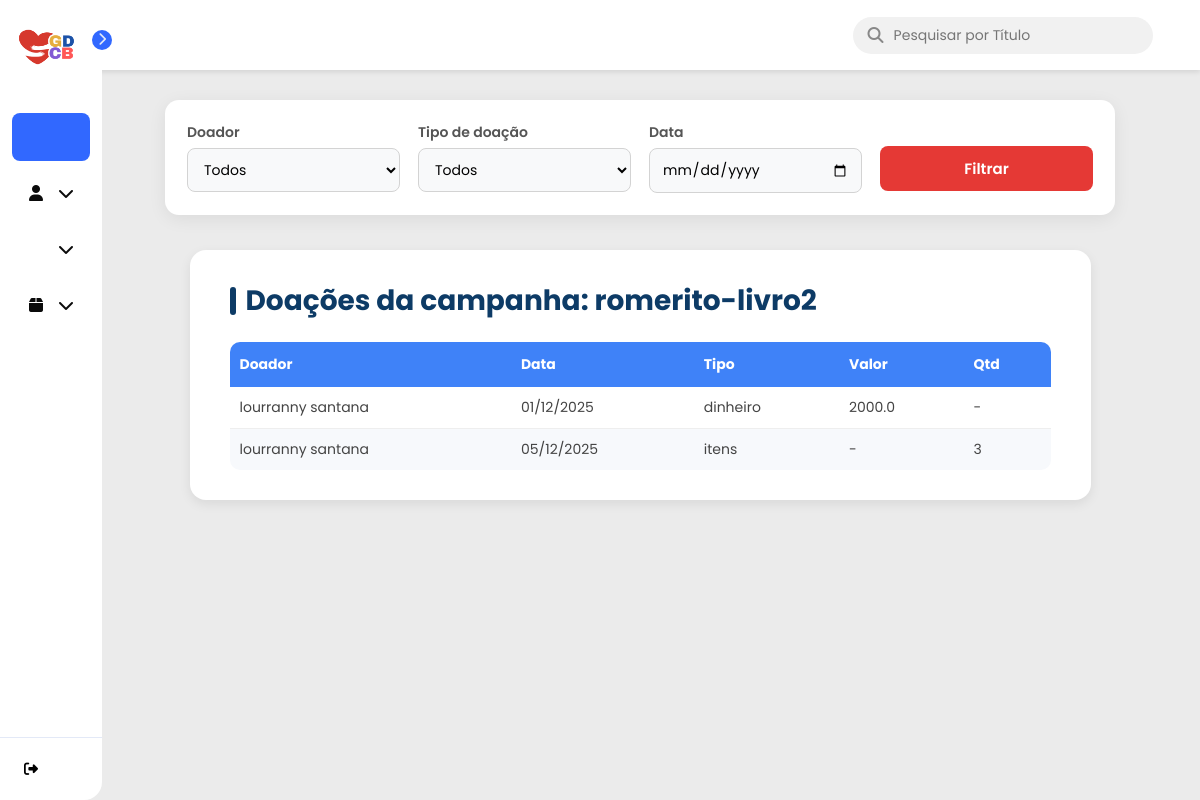
/campanhas/11/doacoes (signed in), run on the app's committed database.
### models.py (models this page shows)
class Campanha(SQLModel, table=True):
    __tablename__ = "campanhas"
    id: Optional[int] = Field(default=None, primary_key=True)
    titulo: str
    descricao: str
    meta_financeira: float | None = None
    meta_itens: int | None = None
    data_inicio: Optional[date]
    data_fim: Optional[date]
    status: str
    data_criacao: date = Field(default_factory=date.today)
    categoria_id: Optional[int] = Field(default=None, foreign_key="categorias.id")
    admin_id: int = Field(foreign_key="admin.id")
    admin: Optional["Admin"] = Relationship(back_populates="campanhas")
    doacoes: List["Doacao"] = Relationship(back_populates="campanha")
    relatorios: List["Relatorio"] = Relationship(back_populates="campanha")

class Doacao(SQLModel, table=True):
    __tablename__ = "doacoes"
    id: Optional[int] = Field(default=None, primary_key=True)
    id_doador: int = Field(foreign_key="doadores.id")
    id_campanha: int = Field(foreign_key="campanhas.id")
    tipo_doacao: str
    tipo_item: Optional[str]
    quantidade: Optional[int]
    valor: Optional[float]
    data_doacao: date
    status: str = "confirmada"
    doador: Optional[Doador] = Relationship(back_populates="doacoes")
    campanha: Optional[Campanha] = Relationship(back_populates="doacoes")

class Doador(SQLModel, table=True):
    __tablename__ = 'doadores'
    id: Optional[int] = Field(default=None, primary_key=True)
    nome: str
    email: str = Field(unique=True)
    telefone: str
    data_criacao: date = Field(default_factory=date.today)
    doacoes: List["Doacao"] = Relationship(back_populates="doador")

### controllers/campanhas.py (the view)
@router.get("/{campanha_id}/doacoes", response_class=HTMLResponse)
def visualizar_doacoes_campanha(
    campanha_id: int,
    request: Request,
    doador_id: str | None = None,     # <--- agora é string
    tipo: str | None = None,
    data: str | None = None,
    session: Session = Depends(get_session),
    user: dict = Depends(get_current_user)
):
    campanha = session.get(Campanha, campanha_id)
    if not campanha or campanha.admin_id != user["id"]:
        raise HTTPException(status_code=404, detail="Campanha não encontrada")
    query = (
        select(Doacao, Doador)
        .join(Doador, Doacao.id_doador == Doador.id)
        .where(Doacao.id_campanha == campanha_id)
    )
    if doador_id:
        try:
            doador_id_int = int(doador_id)
            query = query.where(Doacao.id_doador == doador_id_int)
        except ValueError:
            pass
    if tipo:
        query = query.where(Doacao.tipo_doacao == tipo)
    if data:
        try:
            dt = datetime.strptime(data, "%Y-%m-%d").date()
            query = query.where(Doacao.data_doacao == dt)
        except ValueError:
            pass
    rows = session.exec(query).all()
    doacoes = []
    for doacao, doador in rows:
        doacao.doador = doador
        doacoes.append(doacao)
    doadores = session.exec(select(Doador)).all()
    return templates.TemplateResponse(
        "doacoes_campanha.html",
        {
            "request": request,
            "campanha": campanha,
            "doacoes": doacoes,
            "doadores": doadores
        }
    )

### templates/doacoes_campanha.html (shortened to what this page needs)
{% extends "base.html" %}
{% block head %}
<link rel="stylesheet" href="{{ url_for('static', path='doacao_campanha.css') }}">
{% endblock %}
{% block content %}
<div class="page-wrapper">
    <form method="get" class="filtros-card">
        <div class="filtros-grid">
            <div class="filtro-item">
                <label>Doador</label>
                <select name="doador_id">
                    <option value="">Todos</option>
                </select>
            </div>
            <div class="filtro-item">
                <label>Tipo de doação</label>
                <select name="tipo">
                    <option value="">Todos</option>
                </select>
            </div>
            <div class="filtro-item">
                <label>Data</label>
                <input type="date" name="data" value="{{ request.query_params.get('data', '') }}">
            </div>
            <div class="filtro-btn-wrapper">
                <button type="submit" class="btn-filtrar">Filtrar</button>
            </div>
        </div>
    </form>
    <div class="table-wrapper">
        <h2 class="table-title">
            Doações da campanha: {{ campanha.titulo }}
        </h2>
        <table class="table-custom">
            <thead>
                <tr>
                    <th>Doador</th>
                    <th>Data</th>
                    <th>Tipo</th>
                    <th>Valor</th>
                    <th>Qtd</th>
                </tr>
            </thead>
            <tbody>
            {% if doacoes %}
                {% for d in doacoes %}
                    <tr>
                        <td>{{ d.doador.nome }}</td>
                        <td>{{ d.data_doacao.strftime('%d/%m/%Y') }}</td>
                        <td>{{ d.tipo_doacao }}</td>
                        <td>{{ d.valor if d.valor else '-' }}</td>
                        <td>{{ d.quantidade if d.quantidade else '-' }}</td>
                    </tr>
                {% endfor %}
            {% else %}
                <tr>
                    <td colspan="6" class="empty-text">Nenhuma doação encontrada.</td>
                </tr>
            {% endif %}
            </tbody>
        </table>
    </div>
</div>
{% endblock %}

### static/base.css (style rules this page uses)
* { margin: 0; padding: 0; box-sizing: border-box; font-family: 'Poppins', sans-serif; }
body { display: flex; min-height: 100vh; background-color: #ebebeb; }

### static/doacao_campanha.css (style rules this page uses)
.table-wrapper { width: 85%; max-width: 1100px; margin: 20px auto; background: #fff; border-radius: 16px; padding: 30px 40px; box-shadow: 0 4px 12px rgba(0,0,0,0.08); }
.table-title { font-size: 28px; font-weight: 700; color: #0D3B66; margin-bottom: 20px; display: flex; align-items: center; gap: 10px; }
.table-title::before { content: ""; width: 6px; height: 28px; background: #0D3B66; border-radius: 4px; }
.table-custom { width: 100%; border-collapse: collapse; font-size: 14px; overflow: hidden; border-radius: 10px; }
.table-custom thead tr { background-color: #3F82F8; color: white; text-align: left; }
.table-custom thead th { padding: 12px 10px; font-weight: bold; }
.table-custom tbody tr:nth-child(even) { background-color: #F7F9FC; }
.table-custom tbody td { padding: 10px; color: #444; border-bottom: 1px solid #eee; }
.table-custom tbody tr:last-child td { border-bottom: none; }
.filtros-card { background: #ffffff; padding: 22px; border-radius: 14px; box-shadow: 0 4px 18px rgba(0,0,0,0.07); margin-bottom: 35px; width: 100%; max-width: 950px; margin-left: auto; margin-right: auto; }
.filtros-grid { display: grid; grid-template-columns: repeat(4, 1fr); gap: 18px; }
.filtro-item label { font-size: 14px; font-weight: 600; color: #555; margin-bottom: 5px; display: block; }
.filtros-card select, .filtros-card input[type="date"] { width: 100%; padding: 10px 12px; border: 1px solid #d3d3d3; border-radius: 8px; background: #f8f9fa; font-size: 14px; transition: 0.2s ease-in-out; }
.btn-filtrar { margin-top: 24px; width: 100%; background: #e53935; color: white; font-weight: 600; border: none; padding: 11px; border-radius: 8px; cursor: pointer; transition: 0.2s ease-in-out; font-size: 15px; }

### data on the page
Campanha: titulo "romerito-livro2"
Doacao: doador.nome "lourranny santana", data_doacao "01/12/2025", tipo_doacao "dinheiro", valor "2000.0", quantidade "-"
Doacao: doador.nome "lourranny santana", data_doacao "05/12/2025", tipo_doacao "itens", valor "-", quantidade "3"
